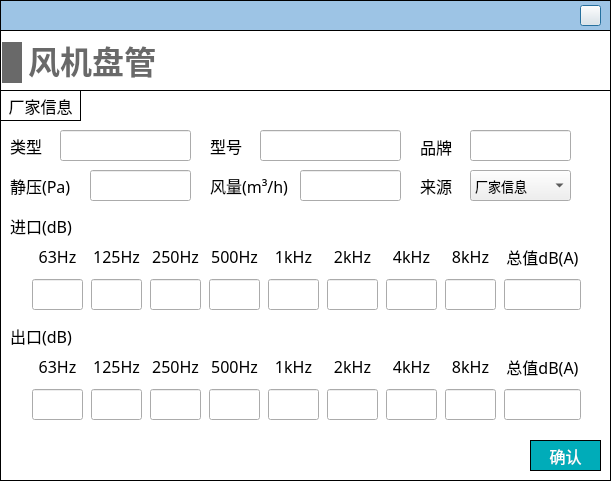
<?xml version="1.0" encoding="UTF-8"?>
<ui version="4.0">
 <class>Dialog_fanCoil</class>
 <widget class="QDialog" name="Dialog_fanCoil">
  <property name="geometry">
   <rect>
    <x>0</x>
    <y>0</y>
    <width>611</width>
    <height>481</height>
   </rect>
  </property>
  <property name="windowTitle">
   <string>Dialog</string>
  </property>
  <property name="styleSheet">
   <string notr="true">#Dialog_fanCoil
{
background-color: rgb(255, 255, 255);
}

QLineEdit 
{
font-family: 'Microsoft YaHei';
font-size: 13px;
}

QComboBox
{
font-family: 'Microsoft YaHei';
font-size: 13px;
}</string>
  </property>
  <widget class="QWidget" name="widget_top" native="true">
   <property name="geometry">
    <rect>
     <x>0</x>
     <y>0</y>
     <width>611</width>
     <height>31</height>
    </rect>
   </property>
   <property name="styleSheet">
    <string notr="true">#widget_top
{
border: 1px solid #000000;
background-color: rgb(157, 196, 229);
	background-color: rgb(157, 196, 229);
}</string>
   </property>
   <widget class="QPushButton" name="close">
    <property name="geometry">
     <rect>
      <x>580</x>
      <y>5</y>
      <width>21</width>
      <height>21</height>
     </rect>
    </property>
    <property name="styleSheet">
     <string notr="true">border-image: url(:/images/image/closeWindow.jpg);</string>
    </property>
    <property name="text">
     <string/>
    </property>
   </widget>
  </widget>
  <widget class="QWidget" name="widget_add_fan_noise" native="true">
   <property name="geometry">
    <rect>
     <x>0</x>
     <y>30</y>
     <width>611</width>
     <height>451</height>
    </rect>
   </property>
   <property name="styleSheet">
    <string notr="true">#widget_add_fan_noise
{
border: 1px solid #000000;
}</string>
   </property>
   <widget class="QWidget" name="widget_2" native="true">
    <property name="geometry">
     <rect>
      <x>0</x>
      <y>60</y>
      <width>631</width>
      <height>391</height>
     </rect>
    </property>
    <property name="styleSheet">
     <string notr="true">#widget_2
{
border: 1px solid #000000;
}

QLabel
{
font-family: '黑体';
font-size: 16px;
}

QLineEdit
{
font-family: '黑体';
}

QRadioButton
{
font-family: '黑体';
}

QPushButton
{
font-family: '黑体';
}</string>
    </property>
    <widget class="QWidget" name="layoutWidget">
     <property name="geometry">
      <rect>
       <x>30</x>
       <y>260</y>
       <width>561</width>
       <height>72</height>
      </rect>
     </property>
     <layout class="QHBoxLayout" name="horizontalLayout">
      <item>
       <layout class="QVBoxLayout" name="verticalLayout">
        <item>
         <widget class="QLabel" name="label_7">
          <property name="minimumSize">
           <size>
            <width>51</width>
            <height>31</height>
           </size>
          </property>
          <property name="maximumSize">
           <size>
            <width>51</width>
            <height>31</height>
           </size>
          </property>
          <property name="font">
           <font>
            <family>黑体</family>
            <pointsize>-1</pointsize>
           </font>
          </property>
          <property name="text">
           <string>63Hz</string>
          </property>
          <property name="alignment">
           <set>Qt::AlignCenter</set>
          </property>
         </widget>
        </item>
        <item>
         <widget class="QLineEdit" name="lineEdit_out_63">
          <property name="minimumSize">
           <size>
            <width>51</width>
            <height>31</height>
           </size>
          </property>
          <property name="maximumSize">
           <size>
            <width>51</width>
            <height>31</height>
           </size>
          </property>
          <property name="font">
           <font>
            <family>黑体</family>
            <pointsize>-1</pointsize>
           </font>
          </property>
          <property name="alignment">
           <set>Qt::AlignCenter</set>
          </property>
         </widget>
        </item>
       </layout>
      </item>
      <item>
       <layout class="QVBoxLayout" name="verticalLayout_2">
        <item>
         <widget class="QLabel" name="label_8">
          <property name="minimumSize">
           <size>
            <width>51</width>
            <height>31</height>
           </size>
          </property>
          <property name="maximumSize">
           <size>
            <width>51</width>
            <height>31</height>
           </size>
          </property>
          <property name="font">
           <font>
            <family>黑体</family>
            <pointsize>-1</pointsize>
           </font>
          </property>
          <property name="text">
           <string>125Hz</string>
          </property>
          <property name="alignment">
           <set>Qt::AlignCenter</set>
          </property>
         </widget>
        </item>
        <item>
         <widget class="QLineEdit" name="lineEdit_out_125">
          <property name="minimumSize">
           <size>
            <width>51</width>
            <height>31</height>
           </size>
          </property>
          <property name="maximumSize">
           <size>
            <width>51</width>
            <height>31</height>
           </size>
          </property>
          <property name="font">
           <font>
            <family>黑体</family>
            <pointsize>-1</pointsize>
           </font>
          </property>
          <property name="alignment">
           <set>Qt::AlignCenter</set>
          </property>
         </widget>
        </item>
       </layout>
      </item>
      <item>
       <layout class="QVBoxLayout" name="verticalLayout_3">
        <item>
         <widget class="QLabel" name="label_9">
          <property name="minimumSize">
           <size>
            <width>51</width>
            <height>31</height>
           </size>
          </property>
          <property name="maximumSize">
           <size>
            <width>51</width>
            <height>31</height>
           </size>
          </property>
          <property name="font">
           <font>
            <family>黑体</family>
            <pointsize>-1</pointsize>
           </font>
          </property>
          <property name="text">
           <string>250Hz</string>
          </property>
          <property name="alignment">
           <set>Qt::AlignCenter</set>
          </property>
         </widget>
        </item>
        <item>
         <widget class="QLineEdit" name="lineEdit_out_250">
          <property name="minimumSize">
           <size>
            <width>51</width>
            <height>31</height>
           </size>
          </property>
          <property name="maximumSize">
           <size>
            <width>51</width>
            <height>31</height>
           </size>
          </property>
          <property name="font">
           <font>
            <family>黑体</family>
            <pointsize>-1</pointsize>
           </font>
          </property>
          <property name="alignment">
           <set>Qt::AlignCenter</set>
          </property>
         </widget>
        </item>
       </layout>
      </item>
      <item>
       <layout class="QVBoxLayout" name="verticalLayout_4">
        <item>
         <widget class="QLabel" name="label_10">
          <property name="minimumSize">
           <size>
            <width>51</width>
            <height>31</height>
           </size>
          </property>
          <property name="maximumSize">
           <size>
            <width>51</width>
            <height>31</height>
           </size>
          </property>
          <property name="font">
           <font>
            <family>黑体</family>
            <pointsize>-1</pointsize>
           </font>
          </property>
          <property name="text">
           <string>500Hz</string>
          </property>
          <property name="alignment">
           <set>Qt::AlignCenter</set>
          </property>
         </widget>
        </item>
        <item>
         <widget class="QLineEdit" name="lineEdit_out_500">
          <property name="minimumSize">
           <size>
            <width>51</width>
            <height>31</height>
           </size>
          </property>
          <property name="maximumSize">
           <size>
            <width>51</width>
            <height>31</height>
           </size>
          </property>
          <property name="font">
           <font>
            <family>黑体</family>
            <pointsize>-1</pointsize>
           </font>
          </property>
          <property name="alignment">
           <set>Qt::AlignCenter</set>
          </property>
         </widget>
        </item>
       </layout>
      </item>
      <item>
       <layout class="QVBoxLayout" name="verticalLayout_5">
        <item>
         <widget class="QLabel" name="label_11">
          <property name="minimumSize">
           <size>
            <width>51</width>
            <height>31</height>
           </size>
          </property>
          <property name="maximumSize">
           <size>
            <width>51</width>
            <height>31</height>
           </size>
          </property>
          <property name="font">
           <font>
            <family>黑体</family>
            <pointsize>-1</pointsize>
           </font>
          </property>
          <property name="text">
           <string>1kHz</string>
          </property>
          <property name="alignment">
           <set>Qt::AlignCenter</set>
          </property>
         </widget>
        </item>
        <item>
         <widget class="QLineEdit" name="lineEdit_out_1k">
          <property name="minimumSize">
           <size>
            <width>51</width>
            <height>31</height>
           </size>
          </property>
          <property name="maximumSize">
           <size>
            <width>51</width>
            <height>31</height>
           </size>
          </property>
          <property name="font">
           <font>
            <family>黑体</family>
            <pointsize>-1</pointsize>
           </font>
          </property>
          <property name="alignment">
           <set>Qt::AlignCenter</set>
          </property>
         </widget>
        </item>
       </layout>
      </item>
      <item>
       <layout class="QVBoxLayout" name="verticalLayout_6">
        <property name="spacing">
         <number>6</number>
        </property>
        <item>
         <widget class="QLabel" name="label_12">
          <property name="minimumSize">
           <size>
            <width>51</width>
            <height>31</height>
           </size>
          </property>
          <property name="maximumSize">
           <size>
            <width>51</width>
            <height>31</height>
           </size>
          </property>
          <property name="font">
           <font>
            <family>黑体</family>
            <pointsize>-1</pointsize>
           </font>
          </property>
          <property name="text">
           <string>2kHz</string>
          </property>
          <property name="alignment">
           <set>Qt::AlignCenter</set>
          </property>
         </widget>
        </item>
        <item>
         <widget class="QLineEdit" name="lineEdit_out_2k">
          <property name="minimumSize">
           <size>
            <width>51</width>
            <height>31</height>
           </size>
          </property>
          <property name="maximumSize">
           <size>
            <width>51</width>
            <height>31</height>
           </size>
          </property>
          <property name="font">
           <font>
            <family>黑体</family>
            <pointsize>-1</pointsize>
           </font>
          </property>
          <property name="alignment">
           <set>Qt::AlignCenter</set>
          </property>
         </widget>
        </item>
       </layout>
      </item>
      <item>
       <layout class="QVBoxLayout" name="verticalLayout_7">
        <item>
         <widget class="QLabel" name="label_">
          <property name="minimumSize">
           <size>
            <width>51</width>
            <height>31</height>
           </size>
          </property>
          <property name="maximumSize">
           <size>
            <width>51</width>
            <height>31</height>
           </size>
          </property>
          <property name="font">
           <font>
            <family>黑体</family>
            <pointsize>-1</pointsize>
           </font>
          </property>
          <property name="text">
           <string>4kHz</string>
          </property>
          <property name="alignment">
           <set>Qt::AlignCenter</set>
          </property>
         </widget>
        </item>
        <item>
         <widget class="QLineEdit" name="lineEdit_out_4k">
          <property name="minimumSize">
           <size>
            <width>51</width>
            <height>31</height>
           </size>
          </property>
          <property name="maximumSize">
           <size>
            <width>51</width>
            <height>31</height>
           </size>
          </property>
          <property name="font">
           <font>
            <family>黑体</family>
            <pointsize>-1</pointsize>
           </font>
          </property>
          <property name="alignment">
           <set>Qt::AlignCenter</set>
          </property>
         </widget>
        </item>
       </layout>
      </item>
      <item>
       <layout class="QVBoxLayout" name="verticalLayout_8">
        <item>
         <widget class="QLabel" name="label_14">
          <property name="minimumSize">
           <size>
            <width>51</width>
            <height>31</height>
           </size>
          </property>
          <property name="maximumSize">
           <size>
            <width>51</width>
            <height>31</height>
           </size>
          </property>
          <property name="font">
           <font>
            <family>黑体</family>
            <pointsize>-1</pointsize>
           </font>
          </property>
          <property name="text">
           <string>8kHz</string>
          </property>
          <property name="alignment">
           <set>Qt::AlignCenter</set>
          </property>
         </widget>
        </item>
        <item>
         <widget class="QLineEdit" name="lineEdit_out_8k">
          <property name="minimumSize">
           <size>
            <width>51</width>
            <height>31</height>
           </size>
          </property>
          <property name="maximumSize">
           <size>
            <width>51</width>
            <height>31</height>
           </size>
          </property>
          <property name="font">
           <font>
            <family>黑体</family>
            <pointsize>-1</pointsize>
           </font>
          </property>
          <property name="alignment">
           <set>Qt::AlignCenter</set>
          </property>
         </widget>
        </item>
       </layout>
      </item>
      <item>
       <layout class="QVBoxLayout" name="verticalLayout_9">
        <item>
         <widget class="QLabel" name="label_23">
          <property name="minimumSize">
           <size>
            <width>77</width>
            <height>31</height>
           </size>
          </property>
          <property name="maximumSize">
           <size>
            <width>51</width>
            <height>31</height>
           </size>
          </property>
          <property name="font">
           <font>
            <family>黑体</family>
            <pointsize>-1</pointsize>
           </font>
          </property>
          <property name="text">
           <string>总值dB(A)</string>
          </property>
          <property name="alignment">
           <set>Qt::AlignCenter</set>
          </property>
         </widget>
        </item>
        <item>
         <widget class="QLineEdit" name="lineEdit_out_total">
          <property name="minimumSize">
           <size>
            <width>77</width>
            <height>31</height>
           </size>
          </property>
          <property name="maximumSize">
           <size>
            <width>51</width>
            <height>31</height>
           </size>
          </property>
          <property name="font">
           <font>
            <family>黑体</family>
            <pointsize>-1</pointsize>
           </font>
          </property>
          <property name="alignment">
           <set>Qt::AlignCenter</set>
          </property>
          <property name="readOnly">
           <bool>true</bool>
          </property>
         </widget>
        </item>
       </layout>
      </item>
     </layout>
    </widget>
    <widget class="QWidget" name="layoutWidget_3">
     <property name="geometry">
      <rect>
       <x>30</x>
       <y>150</y>
       <width>561</width>
       <height>72</height>
      </rect>
     </property>
     <layout class="QHBoxLayout" name="horizontalLayout_2">
      <item>
       <layout class="QVBoxLayout" name="verticalLayout_10">
        <item>
         <widget class="QLabel" name="label_20">
          <property name="minimumSize">
           <size>
            <width>51</width>
            <height>31</height>
           </size>
          </property>
          <property name="maximumSize">
           <size>
            <width>51</width>
            <height>31</height>
           </size>
          </property>
          <property name="font">
           <font>
            <family>黑体</family>
            <pointsize>-1</pointsize>
           </font>
          </property>
          <property name="text">
           <string>63Hz</string>
          </property>
          <property name="alignment">
           <set>Qt::AlignCenter</set>
          </property>
         </widget>
        </item>
        <item>
         <widget class="QLineEdit" name="lineEdit_in_63">
          <property name="minimumSize">
           <size>
            <width>51</width>
            <height>31</height>
           </size>
          </property>
          <property name="maximumSize">
           <size>
            <width>51</width>
            <height>31</height>
           </size>
          </property>
          <property name="font">
           <font>
            <family>黑体</family>
            <pointsize>-1</pointsize>
           </font>
          </property>
          <property name="alignment">
           <set>Qt::AlignCenter</set>
          </property>
         </widget>
        </item>
       </layout>
      </item>
      <item>
       <layout class="QVBoxLayout" name="verticalLayout_11">
        <item>
         <widget class="QLabel" name="label_21">
          <property name="minimumSize">
           <size>
            <width>51</width>
            <height>31</height>
           </size>
          </property>
          <property name="maximumSize">
           <size>
            <width>51</width>
            <height>31</height>
           </size>
          </property>
          <property name="font">
           <font>
            <family>黑体</family>
            <pointsize>-1</pointsize>
           </font>
          </property>
          <property name="text">
           <string>125Hz</string>
          </property>
          <property name="alignment">
           <set>Qt::AlignCenter</set>
          </property>
         </widget>
        </item>
        <item>
         <widget class="QLineEdit" name="lineEdit_in_125">
          <property name="minimumSize">
           <size>
            <width>51</width>
            <height>31</height>
           </size>
          </property>
          <property name="maximumSize">
           <size>
            <width>51</width>
            <height>31</height>
           </size>
          </property>
          <property name="font">
           <font>
            <family>黑体</family>
            <pointsize>-1</pointsize>
           </font>
          </property>
          <property name="alignment">
           <set>Qt::AlignCenter</set>
          </property>
         </widget>
        </item>
       </layout>
      </item>
      <item>
       <layout class="QVBoxLayout" name="verticalLayout_12">
        <item>
         <widget class="QLabel" name="label_22">
          <property name="minimumSize">
           <size>
            <width>51</width>
            <height>31</height>
           </size>
          </property>
          <property name="maximumSize">
           <size>
            <width>51</width>
            <height>31</height>
           </size>
          </property>
          <property name="font">
           <font>
            <family>黑体</family>
            <pointsize>-1</pointsize>
           </font>
          </property>
          <property name="text">
           <string>250Hz</string>
          </property>
          <property name="alignment">
           <set>Qt::AlignCenter</set>
          </property>
         </widget>
        </item>
        <item>
         <widget class="QLineEdit" name="lineEdit_in_250">
          <property name="minimumSize">
           <size>
            <width>51</width>
            <height>31</height>
           </size>
          </property>
          <property name="maximumSize">
           <size>
            <width>51</width>
            <height>31</height>
           </size>
          </property>
          <property name="font">
           <font>
            <family>黑体</family>
            <pointsize>-1</pointsize>
           </font>
          </property>
          <property name="alignment">
           <set>Qt::AlignCenter</set>
          </property>
         </widget>
        </item>
       </layout>
      </item>
      <item>
       <layout class="QVBoxLayout" name="verticalLayout_13">
        <item>
         <widget class="QLabel" name="label_24">
          <property name="minimumSize">
           <size>
            <width>51</width>
            <height>31</height>
           </size>
          </property>
          <property name="maximumSize">
           <size>
            <width>51</width>
            <height>31</height>
           </size>
          </property>
          <property name="font">
           <font>
            <family>黑体</family>
            <pointsize>-1</pointsize>
           </font>
          </property>
          <property name="text">
           <string>500Hz</string>
          </property>
          <property name="alignment">
           <set>Qt::AlignCenter</set>
          </property>
         </widget>
        </item>
        <item>
         <widget class="QLineEdit" name="lineEdit_in_500">
          <property name="minimumSize">
           <size>
            <width>51</width>
            <height>31</height>
           </size>
          </property>
          <property name="maximumSize">
           <size>
            <width>51</width>
            <height>31</height>
           </size>
          </property>
          <property name="font">
           <font>
            <family>黑体</family>
            <pointsize>-1</pointsize>
           </font>
          </property>
          <property name="alignment">
           <set>Qt::AlignCenter</set>
          </property>
         </widget>
        </item>
       </layout>
      </item>
      <item>
       <layout class="QVBoxLayout" name="verticalLayout_14">
        <item>
         <widget class="QLabel" name="label_25">
          <property name="minimumSize">
           <size>
            <width>51</width>
            <height>31</height>
           </size>
          </property>
          <property name="maximumSize">
           <size>
            <width>51</width>
            <height>31</height>
           </size>
          </property>
          <property name="font">
           <font>
            <family>黑体</family>
            <pointsize>-1</pointsize>
           </font>
          </property>
          <property name="text">
           <string>1kHz</string>
          </property>
          <property name="alignment">
           <set>Qt::AlignCenter</set>
          </property>
         </widget>
        </item>
        <item>
         <widget class="QLineEdit" name="lineEdit_in_1k">
          <property name="minimumSize">
           <size>
            <width>51</width>
            <height>31</height>
           </size>
          </property>
          <property name="maximumSize">
           <size>
            <width>51</width>
            <height>31</height>
           </size>
          </property>
          <property name="font">
           <font>
            <family>黑体</family>
            <pointsize>-1</pointsize>
           </font>
          </property>
          <property name="alignment">
           <set>Qt::AlignCenter</set>
          </property>
         </widget>
        </item>
       </layout>
      </item>
      <item>
       <layout class="QVBoxLayout" name="verticalLayout_15">
        <property name="spacing">
         <number>6</number>
        </property>
        <item>
         <widget class="QLabel" name="label_26">
          <property name="minimumSize">
           <size>
            <width>51</width>
            <height>31</height>
           </size>
          </property>
          <property name="maximumSize">
           <size>
            <width>51</width>
            <height>31</height>
           </size>
          </property>
          <property name="font">
           <font>
            <family>黑体</family>
            <pointsize>-1</pointsize>
           </font>
          </property>
          <property name="text">
           <string>2kHz</string>
          </property>
          <property name="alignment">
           <set>Qt::AlignCenter</set>
          </property>
         </widget>
        </item>
        <item>
         <widget class="QLineEdit" name="lineEdit_in_2k">
          <property name="minimumSize">
           <size>
            <width>51</width>
            <height>31</height>
           </size>
          </property>
          <property name="maximumSize">
           <size>
            <width>51</width>
            <height>31</height>
           </size>
          </property>
          <property name="font">
           <font>
            <family>黑体</family>
            <pointsize>-1</pointsize>
           </font>
          </property>
          <property name="alignment">
           <set>Qt::AlignCenter</set>
          </property>
         </widget>
        </item>
       </layout>
      </item>
      <item>
       <layout class="QVBoxLayout" name="verticalLayout_16">
        <item>
         <widget class="QLabel" name="label_1">
          <property name="minimumSize">
           <size>
            <width>51</width>
            <height>31</height>
           </size>
          </property>
          <property name="maximumSize">
           <size>
            <width>51</width>
            <height>31</height>
           </size>
          </property>
          <property name="font">
           <font>
            <family>黑体</family>
            <pointsize>-1</pointsize>
           </font>
          </property>
          <property name="text">
           <string>4kHz</string>
          </property>
          <property name="alignment">
           <set>Qt::AlignCenter</set>
          </property>
         </widget>
        </item>
        <item>
         <widget class="QLineEdit" name="lineEdit_in_4k">
          <property name="minimumSize">
           <size>
            <width>51</width>
            <height>31</height>
           </size>
          </property>
          <property name="maximumSize">
           <size>
            <width>51</width>
            <height>31</height>
           </size>
          </property>
          <property name="font">
           <font>
            <family>黑体</family>
            <pointsize>-1</pointsize>
           </font>
          </property>
          <property name="alignment">
           <set>Qt::AlignCenter</set>
          </property>
         </widget>
        </item>
       </layout>
      </item>
      <item>
       <layout class="QVBoxLayout" name="verticalLayout_17">
        <item>
         <widget class="QLabel" name="label_27">
          <property name="minimumSize">
           <size>
            <width>51</width>
            <height>31</height>
           </size>
          </property>
          <property name="maximumSize">
           <size>
            <width>51</width>
            <height>31</height>
           </size>
          </property>
          <property name="font">
           <font>
            <family>黑体</family>
            <pointsize>-1</pointsize>
           </font>
          </property>
          <property name="text">
           <string>8kHz</string>
          </property>
          <property name="alignment">
           <set>Qt::AlignCenter</set>
          </property>
         </widget>
        </item>
        <item>
         <widget class="QLineEdit" name="lineEdit_in_8k">
          <property name="minimumSize">
           <size>
            <width>51</width>
            <height>31</height>
           </size>
          </property>
          <property name="maximumSize">
           <size>
            <width>51</width>
            <height>31</height>
           </size>
          </property>
          <property name="font">
           <font>
            <family>黑体</family>
            <pointsize>-1</pointsize>
           </font>
          </property>
          <property name="alignment">
           <set>Qt::AlignCenter</set>
          </property>
         </widget>
        </item>
       </layout>
      </item>
      <item>
       <layout class="QVBoxLayout" name="verticalLayout_18">
        <item>
         <widget class="QLabel" name="label_28">
          <property name="minimumSize">
           <size>
            <width>77</width>
            <height>31</height>
           </size>
          </property>
          <property name="maximumSize">
           <size>
            <width>51</width>
            <height>31</height>
           </size>
          </property>
          <property name="font">
           <font>
            <family>黑体</family>
            <pointsize>-1</pointsize>
           </font>
          </property>
          <property name="text">
           <string>总值dB(A)</string>
          </property>
          <property name="alignment">
           <set>Qt::AlignCenter</set>
          </property>
         </widget>
        </item>
        <item>
         <widget class="QLineEdit" name="lineEdit_in_total">
          <property name="minimumSize">
           <size>
            <width>77</width>
            <height>31</height>
           </size>
          </property>
          <property name="maximumSize">
           <size>
            <width>51</width>
            <height>31</height>
           </size>
          </property>
          <property name="font">
           <font>
            <family>黑体</family>
            <pointsize>-1</pointsize>
           </font>
          </property>
          <property name="alignment">
           <set>Qt::AlignCenter</set>
          </property>
          <property name="readOnly">
           <bool>true</bool>
          </property>
         </widget>
        </item>
       </layout>
      </item>
     </layout>
    </widget>
    <widget class="QLineEdit" name="lineEdit_static_pressure">
     <property name="geometry">
      <rect>
       <x>90</x>
       <y>80</y>
       <width>101</width>
       <height>31</height>
      </rect>
     </property>
     <property name="font">
      <font>
       <family>黑体</family>
       <pointsize>-1</pointsize>
      </font>
     </property>
    </widget>
    <widget class="QLabel" name="label_16">
     <property name="geometry">
      <rect>
       <x>10</x>
       <y>120</y>
       <width>71</width>
       <height>31</height>
      </rect>
     </property>
     <property name="font">
      <font>
       <family>黑体</family>
       <pointsize>-1</pointsize>
      </font>
     </property>
     <property name="text">
      <string>进口(dB)</string>
     </property>
    </widget>
    <widget class="QLabel" name="label_19">
     <property name="geometry">
      <rect>
       <x>10</x>
       <y>230</y>
       <width>71</width>
       <height>31</height>
      </rect>
     </property>
     <property name="font">
      <font>
       <family>黑体</family>
       <pointsize>-1</pointsize>
      </font>
     </property>
     <property name="text">
      <string>出口(dB)</string>
     </property>
    </widget>
    <widget class="QLineEdit" name="lineEdit_brand">
     <property name="geometry">
      <rect>
       <x>470</x>
       <y>40</y>
       <width>101</width>
       <height>31</height>
      </rect>
     </property>
     <property name="font">
      <font>
       <family>黑体</family>
       <pointsize>-1</pointsize>
      </font>
     </property>
    </widget>
    <widget class="QLabel" name="label_17">
     <property name="geometry">
      <rect>
       <x>10</x>
       <y>80</y>
       <width>61</width>
       <height>31</height>
      </rect>
     </property>
     <property name="font">
      <font>
       <family>黑体</family>
       <pointsize>-1</pointsize>
      </font>
     </property>
     <property name="text">
      <string>静压(Pa)</string>
     </property>
    </widget>
    <widget class="QLabel" name="label_18">
     <property name="geometry">
      <rect>
       <x>210</x>
       <y>40</y>
       <width>41</width>
       <height>31</height>
      </rect>
     </property>
     <property name="font">
      <font>
       <family>黑体</family>
       <pointsize>-1</pointsize>
      </font>
     </property>
     <property name="text">
      <string>型号</string>
     </property>
    </widget>
    <widget class="QLineEdit" name="lineEdit_air_volume">
     <property name="geometry">
      <rect>
       <x>300</x>
       <y>80</y>
       <width>101</width>
       <height>31</height>
      </rect>
     </property>
     <property name="font">
      <font>
       <family>黑体</family>
       <pointsize>-1</pointsize>
      </font>
     </property>
    </widget>
    <widget class="QLabel" name="label_5">
     <property name="geometry">
      <rect>
       <x>420</x>
       <y>41</y>
       <width>41</width>
       <height>31</height>
      </rect>
     </property>
     <property name="font">
      <font>
       <family>黑体</family>
       <pointsize>-1</pointsize>
      </font>
     </property>
     <property name="text">
      <string>品牌</string>
     </property>
    </widget>
    <widget class="QLabel" name="label_6">
     <property name="geometry">
      <rect>
       <x>210</x>
       <y>80</y>
       <width>81</width>
       <height>31</height>
      </rect>
     </property>
     <property name="font">
      <font>
       <family>黑体</family>
       <pointsize>-1</pointsize>
      </font>
     </property>
     <property name="text">
      <string>风量(m³/h)</string>
     </property>
    </widget>
    <widget class="QLineEdit" name="lineEdit_model">
     <property name="geometry">
      <rect>
       <x>260</x>
       <y>40</y>
       <width>141</width>
       <height>31</height>
      </rect>
     </property>
     <property name="font">
      <font>
       <family>黑体</family>
       <pointsize>-1</pointsize>
      </font>
     </property>
    </widget>
    <widget class="QLineEdit" name="lineEdit_type">
     <property name="geometry">
      <rect>
       <x>60</x>
       <y>40</y>
       <width>131</width>
       <height>31</height>
      </rect>
     </property>
     <property name="font">
      <font>
       <family>黑体</family>
       <pointsize>-1</pointsize>
      </font>
     </property>
    </widget>
    <widget class="QLabel" name="label_29">
     <property name="geometry">
      <rect>
       <x>10</x>
       <y>40</y>
       <width>41</width>
       <height>31</height>
      </rect>
     </property>
     <property name="font">
      <font>
       <family>黑体</family>
       <pointsize>-1</pointsize>
      </font>
     </property>
     <property name="text">
      <string>类型</string>
     </property>
    </widget>
    <widget class="QLabel" name="label_30">
     <property name="geometry">
      <rect>
       <x>420</x>
       <y>80</y>
       <width>41</width>
       <height>31</height>
      </rect>
     </property>
     <property name="font">
      <font>
       <family>黑体</family>
       <pointsize>-1</pointsize>
      </font>
     </property>
     <property name="text">
      <string>来源</string>
     </property>
    </widget>
    <widget class="QComboBox" name="comboBox_data_source">
     <property name="geometry">
      <rect>
       <x>470</x>
       <y>80</y>
       <width>101</width>
       <height>31</height>
      </rect>
     </property>
     <item>
      <property name="text">
       <string>厂家信息</string>
      </property>
     </item>
     <item>
      <property name="text">
       <string>设计预估</string>
      </property>
     </item>
    </widget>
    <widget class="QPushButton" name="pushButton_confirm">
     <property name="geometry">
      <rect>
       <x>530</x>
       <y>350</y>
       <width>71</width>
       <height>31</height>
      </rect>
     </property>
     <property name="font">
      <font>
       <family>黑体</family>
       <pointsize>12</pointsize>
      </font>
     </property>
     <property name="styleSheet">
      <string notr="true">QPushButton
{
	color:#ffffff; /*文字颜色*/
    background-color: #00ACB9;/*背景色*/
    border-radius:0px; /*边框倒角*/
	border: 1px solid #000000;
}


QPushButton:hover 
{
background-color: rgb(0,142,153);
color: white;
}</string>
     </property>
     <property name="text">
      <string>确认</string>
     </property>
    </widget>
    <widget class="QLabel" name="label_31">
     <property name="geometry">
      <rect>
       <x>0</x>
       <y>0</y>
       <width>81</width>
       <height>31</height>
      </rect>
     </property>
     <property name="font">
      <font>
       <family>黑体</family>
       <pointsize>-1</pointsize>
      </font>
     </property>
     <property name="styleSheet">
      <string notr="true">border: 1px solid #000000;</string>
     </property>
     <property name="text">
      <string>厂家信息</string>
     </property>
     <property name="alignment">
      <set>Qt::AlignCenter</set>
     </property>
    </widget>
   </widget>
   <widget class="QLabel" name="label_15">
    <property name="geometry">
     <rect>
      <x>28</x>
      <y>11</y>
      <width>128</width>
      <height>43</height>
     </rect>
    </property>
    <property name="font">
     <font>
      <family>Microsoft YaHei</family>
      <pointsize>24</pointsize>
      <bold>true</bold>
     </font>
    </property>
    <property name="styleSheet">
     <string notr="true">QLabel { 
border: none; 
color : rgb(105, 105, 105);
}</string>
    </property>
    <property name="text">
     <string>风机盘管</string>
    </property>
    <property name="alignment">
     <set>Qt::AlignBottom|Qt::AlignHCenter</set>
    </property>
   </widget>
   <widget class="QLabel" name="label_13">
    <property name="geometry">
     <rect>
      <x>2</x>
      <y>12</y>
      <width>20</width>
      <height>41</height>
     </rect>
    </property>
    <property name="minimumSize">
     <size>
      <width>20</width>
      <height>41</height>
     </size>
    </property>
    <property name="maximumSize">
     <size>
      <width>20</width>
      <height>41</height>
     </size>
    </property>
    <property name="styleSheet">
     <string notr="true">QLabel { 
border: none; 
background-color : rgb(105, 105, 105);
}</string>
    </property>
    <property name="text">
     <string/>
    </property>
   </widget>
  </widget>
 </widget>
 <resources/>
 <connections/>
</ui>
